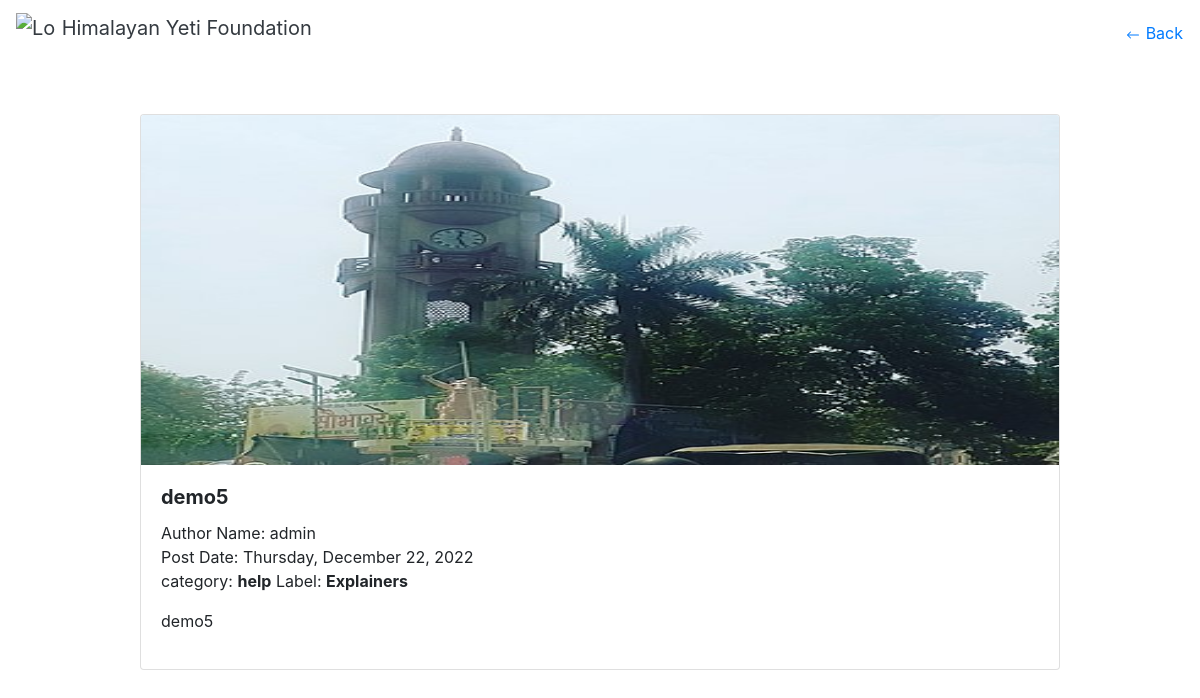
The app's page /viewarticle/14, older data.
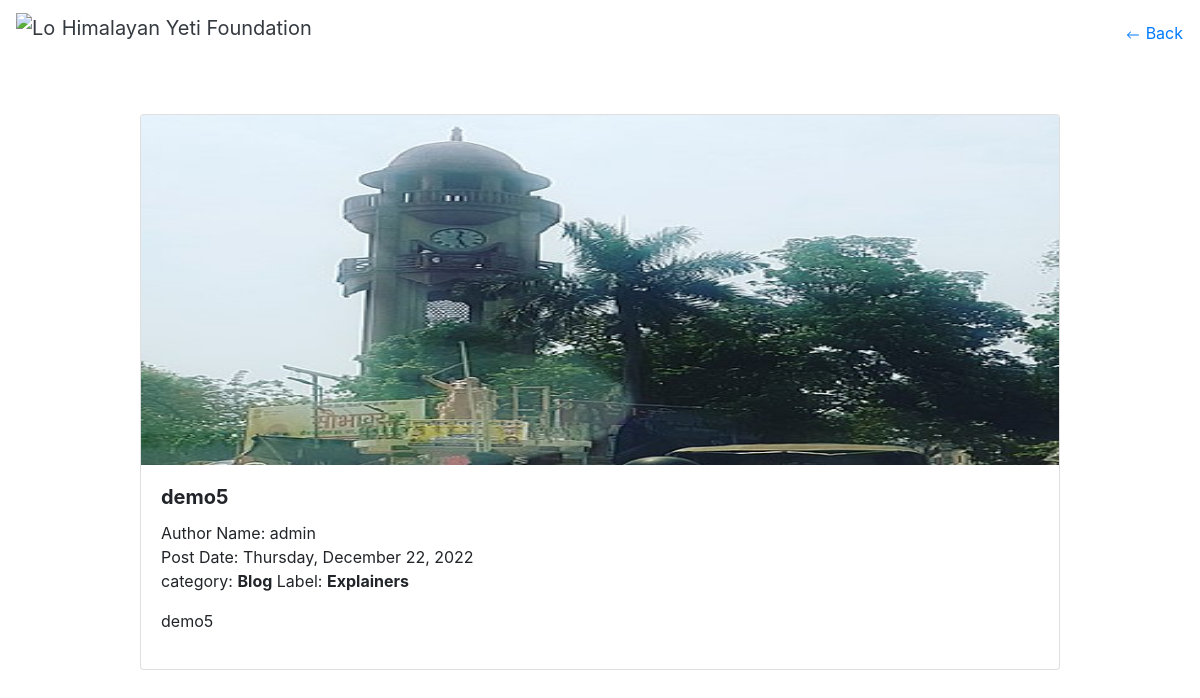
The same page, newer data.
### mainapp/models.py (models this page shows, shortened)
class article(models.Model):
    bid = models.AutoField(primary_key=True)
    title = models.CharField(max_length=255, null=True)
    headerimage = models.ImageField(null=True, upload_to="images")
    author = models.ForeignKey(User, on_delete=models.CASCADE)
    postdate = models.DateTimeField(editable=False, auto_now=True)
    category = models.ForeignKey(categories, on_delete=models.CASCADE)
    label = models.ForeignKey(label, on_delete=models.CASCADE)
    body = RichTextField(blank=True, null=True)
    snippet = models.CharField(max_length=255)

class categories(models.Model):
    cid = models.AutoField(primary_key=True)
    name = models.CharField(max_length=255)
    def __str__(self):
        return self.name

class label(models.Model):
    lid = models.AutoField(primary_key=True)
    name = models.CharField(max_length=255)
    parentcategory = models.ForeignKey(categories, on_delete=models.CASCADE)

### mainapp/views.py (the view)
# urls.py: path('viewarticle/<int:num>', views.viewarticle, name="viewarticle"),
def viewarticle(request, num):
    contx={}
    instance = article.objects.get(bid=num)
    contx['article']=instance
    return render(request, "mainapp/viewarticle.html", contx)

### mainapp/templates/mainapp/viewarticle.html (shortened to what this page needs)
<!doctype html>
{% load static %}
<html lang="en">
<head>
    <link rel="stylesheet" href="https://cdn.jsdelivr.net/npm/bootstrap@4.3.1/dist/css/bootstrap.min.css"
>
</head>
<body>
    <nav class="navbar navbar-white bg-white">
        <a class="navbar-brand text-dark" href="{% url 'home' %}">
            <img src="https://s3.ap-south-1.amazonaws.com/assets.ynos.in/startup-logos/YNOS63244.jpg" width="40"
                height="40" class="d-inline-block align-top " alt="Logo">
            Himalayan Yeti Foundation
        </a>
        <a href="{% url 'help' %}" class="btn btn-link p-0">
            Back
        </a>
    </nav>
    <div class="container mt-5">
        <div class="row">
            <div class="col-12 col-md-10 offset-md-1">
                <div class="card">
                    <img src="{{article.headerimage.url}}" height="350px" alt="Article Header" class="card-img-top">
                    <div class="card-body">
                        <h5 class="card-title"><strong>{{ article.title }}</strong></h5>
                        <p class="card-text article-meta">
                            <span class="article-author">Author Name: {{ article.author }}</span><br>
                            <span class="article-date">Post Date: {{ article.postdate|date:'l, F j, Y'  }}</span><br>
                            <span class="article-label">category: <strong>{{ article.category }}</strong> Label:
                                <strong>{{ article.label.name }}</strong></span>
                        </p>
                        <span>
                            {{ article.body|safe }}
                        </span>
                    </div>
                </div>
            </div>
        </div>
    </div>
</body>
</html>

Row changes from the older to the newer data that the page shows:
changed through a linked row, article "demo5": category "help" → "Blog"
